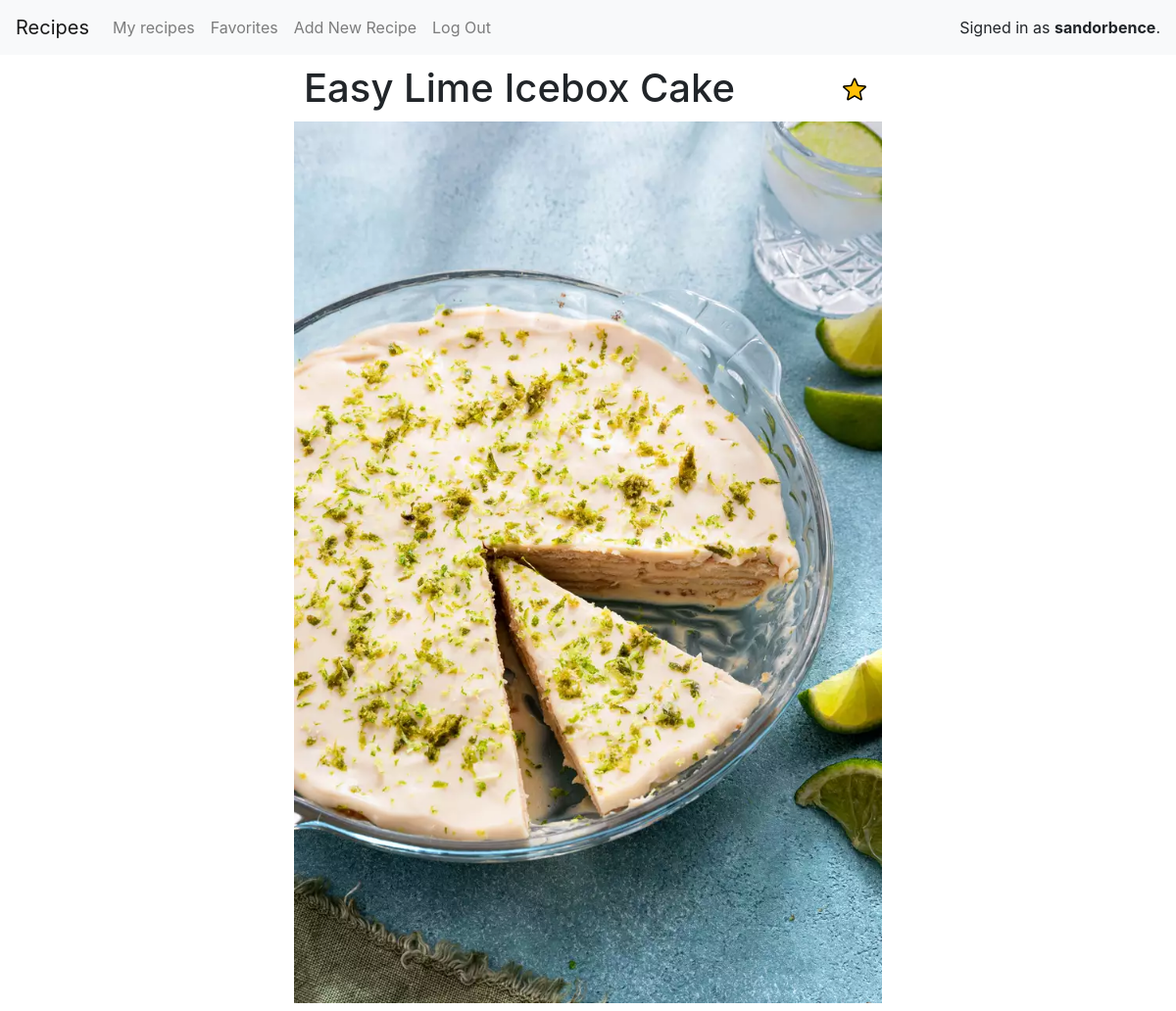
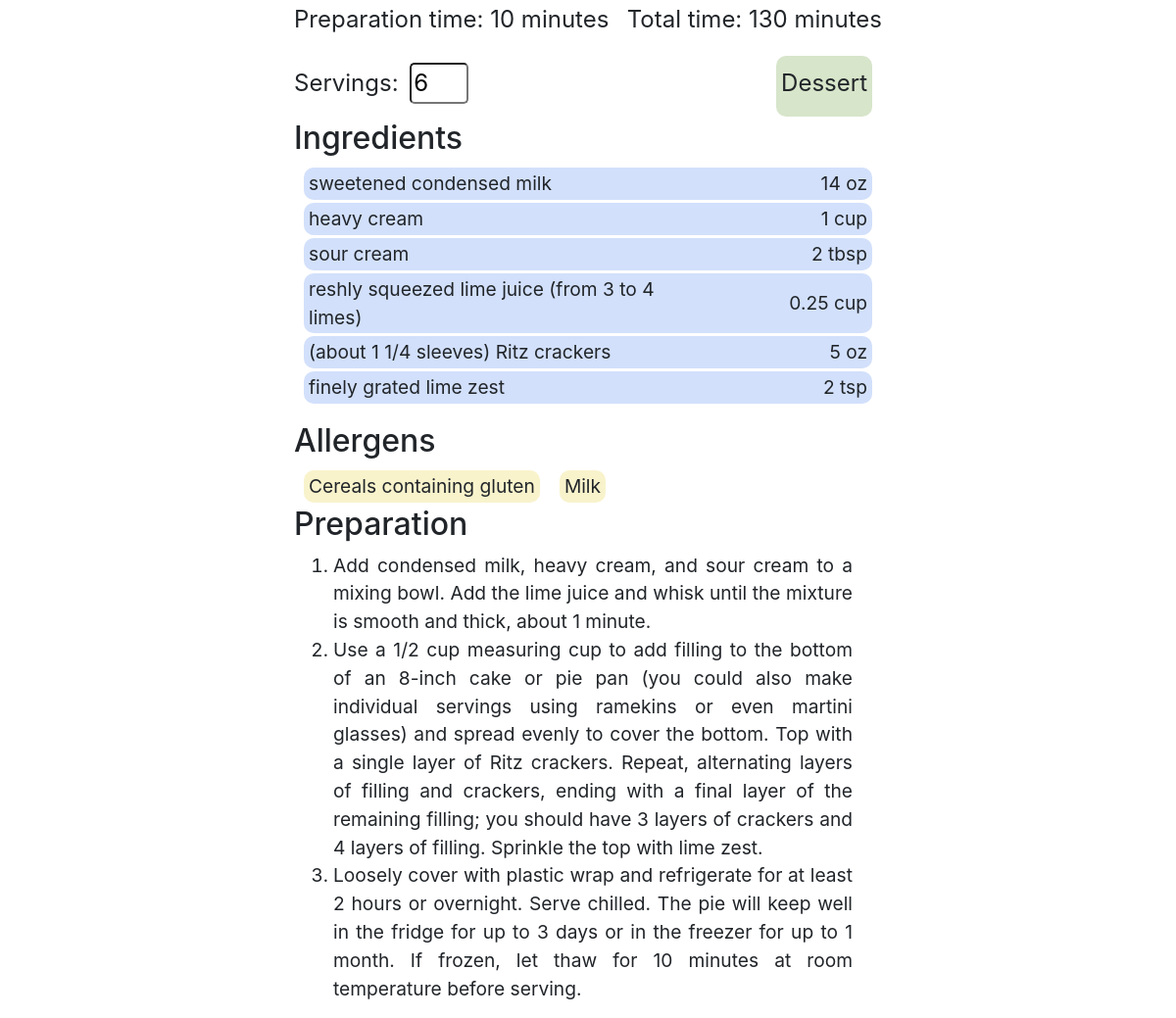
The page /recipe/38 (signed in) on the database its author committed (2 pictures, top to bottom).
### recipes/models.py (models this page shows, shortened)
class User(AbstractUser):
    pass

class Recipe(models.Model):
    uploader = models.ForeignKey(
        User, on_delete=models.CASCADE, related_name="recipes")
    title = models.CharField(
        max_length=100, validators=[MaxLengthValidator(100)])
    image = models.ImageField(upload_to="recipe-images", blank=True, null=True)
    preparation = models.CharField(
        max_length=5000, validators=[MaxLengthValidator(5000)])
    upload_date = models.DateTimeField(auto_now_add=True)
    prep_time = models.IntegerField(blank=True, null=True)
    total_time = models.IntegerField(blank=True, null=True)
    servings = models.IntegerField(blank=True, null=True)
    favorites = models.ManyToManyField(
        User, related_name="favorite_recipes", blank=True)
    category = models.CharField(
        max_length=30, choices=CATEGORIES, default="snacks")
    allergens = models.ManyToManyField(
        Allergen, related_name="recipes", blank=True)

class Ingredient(models.Model):
    recipe = models.ForeignKey(
        Recipe, on_delete=models.CASCADE, related_name="ingredients")
    name = models.CharField(max_length=100, validators=[
                            MaxLengthValidator(100)])
    quantity = models.CharField(max_length=20)

class Allergen(models.Model):
    name = models.CharField(
        max_length=30, choices=ALLERGENS, blank=True, null=True, default=None, unique=True)

### recipes/views.py (the view)
# urls.py: path("recipe/<int:recipe_id>", views.recipe_site, name="recipe_site"),
def recipe_site(request, recipe_id):
    try:
        recipe = Recipe.objects.get(pk=recipe_id)
    except Recipe.DoesNotExist:
        return render(request, "recipes/404.html", {
            "id": recipe_id
        })
    favorites = request.user.favorite_recipes.all(
    ) if request.user.is_authenticated else None
    steps = recipe.preparation.split("-step-")[1:]
    return render(request, "recipes/recipe.html", {
        "recipe": recipe,
        "favorites": favorites,
        "steps": steps,
        "referrer_url": request.META.get("HTTP_REFERER")
    })

### recipes/templates/recipes/recipe.html (shortened to what this page needs)
{% extends "recipes/layout.html" %}
{% load static %}
{% block body %}
<div id="recipe-main-container" class="flex column mid-align">
    <div class="flex column mid-align">
        <div id="recipe-top-container" class="flex column mid-justify">
            <div>
                <h1>{{ recipe.title }}</h1>
                {% if recipe.uploader == request.user %}
                <div>
                    <div id="options" class="flex mid-align">
                        <img src="{% static 'images/options.png' %}" class="options" alt="Options">
                        <select>
                            <option value="" selected hidden></option>
                            <option value="edit">Edit</option>
                            <option value="delete">Delete</option>
                        </select>
                        <form id="edit" method="post" action="{% url 'edit' recipe.id %}">
                            {% csrf_token %}
                            <input type="hidden" name="method" value="edit">
                        </form>
                        <form id="delete" method="post" action="{% url 'edit' recipe.id %}">
                            {% csrf_token %}
                            <input type="hidden" name="method" value="delete">
                            <input type="hidden" name="redirect" value="{{ referrer_url }}">
                        </form>
                    </div>
                </div>
                {% elif request.user.is_authenticated %}
                <div>
                    <button id="{{ recipe.id }}" class="star">
                        {% if recipe in favorites %}
                        <img src="{% static 'images/star-filled.png' %}" alt="remove">
                        {% else %}
                        <img src="{% static 'images/star-empty.png' %}" alt="add">
                        {% endif %}
                    </button>
                </div>
                {% endif %}
            </div>
            {% if recipe.image %}
            <img src="{{ recipe.image.url }}" alt="{{ recipe.image.name }}">
            {% else %}
            <img src="{% static 'images/meal_big.png' %}" alt="Recipe image placeholder">
            {% endif %}
            <div class="recipe-mobile">
                {% if recipe.prep_time %}
                <p>Preparation time: {{ recipe.prep_time }} minutes</p>
                {% endif %}
                <p>Total time: {{ recipe.total_time }} minutes</p>
            </div>
            <div class="recipe-mobile">
                <p>Servings: <input id="servings" type="number" min="1" max="999" autocomplete="off" value="{{ recipe.servings }}"></p>
                <p class="recipe-list-item">{{ recipe.get_category_display }}</p>
            </div>
            <h2>Ingredients</h2>
            <ul id="recipe-ingredients">
                {% for ingredient in recipe.ingredients.all %}
                <li class="recipe-list-item">
                    <div class="recipe-ingredient-name">{{ ingredient.name }}</div>
                    <div class="recipe-quantity flex column mid-justify">
                        <div>{{ ingredient.quantity }}</div>
                    </div>
                </li>
                {% endfor %}
            </ul>
        </div>
        <div class="left-align">
            <h2>Allergens</h2>
            {% if recipe.allergens.all|length > 0 %}
            <div class="flex wrap">
                {% for allergen in recipe.allergens.all %}
                <div class="allergen-row recipe-list-item">{{ allergen.get_name_display }}</div>
                {% endfor %}
            </div>
            {% else %}
            No allergens listed for this recipe.
            {% endif %}
        </div>
        <div id="preparation-container" class="left-align">
            <h2>Preparation</h2>
            {% if steps|length == 1 %}
            <ul>
                <li>{{steps.0}}</li>
            </ul>
            {% else %}
            <ol>
                {% for step in steps %}
                <li>{{ step }}</li>
                {% endfor %}
            </ol>
            {% endif %}
        </div>
    </div>
</div>
{% endblock %}

### recipes/templates/recipes/layout.html (shortened to what this page needs)
{% load static %}
<!DOCTYPE html>
<html lang="en">
<head>
    <link rel="stylesheet" href="https://stackpath.bootstrapcdn.com/bootstrap/4.4.1/css/bootstrap.min.css"
>
    <link href="{% static 'recipes/styles.css' %}" rel="stylesheet">
</head>
<body>
    <nav class="navbar navbar-expand-lg navbar-light bg-light">
        <a class="navbar-brand" href="{% url 'index' %}">Recipes</a>
        <ul class="navbar-nav mr-auto">
            {% if user.is_authenticated %}
            <li class="nav-item">
                <a class="nav-link" href="{% url 'my_recipes' %}">My recipes</a>
            </li>
            <li class="nav-item">
                <a class="nav-link" href="{% url 'favorites' %}">Favorites</a>
            </li>
            <li class="nav-item">
                <a class="nav-link" href="{% url 'new' %}">Add New Recipe</a>
            </li>
            <li class="nav-item">
                <a class="nav-link" href="{% url 'logout' %}">Log Out</a>
            </li>
            {% endif %}
        </ul>
        <div>
            {% if user.is_authenticated %}
            Signed in as <strong>{{ user.username }}</strong>.
            {% else %}
            Not signed in.
            {% endif %}
        </div>
    </nav>
    <div class="body">
        {% block body %}
        {% endblock %}
    </div>
</body>
</html>

### recipes/static/recipes/styles.css (style rules this page uses)
h1 { margin: 10px; }
input { border-radius: 5px; margin: 0 5px; }
input[type=number] { width: 60px; }
ul li { list-style: none; }
.allergen-row { background-color: #F9F3CC !important; }
.column { flex-direction: column; }
.flex { display: flex; }
.left-align { align-items: flex-start; display: flex; flex-direction: column; padding: 0; width: 100%; }
.mid-align { align-items: center; }
.mid-justify { justify-content: center; }
.recipe-ingredient-name { flex: 1; }
.recipe-list-item { background-color: #D7E5CA; border-radius: 10px; margin: 3px 10px; padding: 2px 5px; }
.recipe-quantity { width: 30%; }
.recipe-quantity>div { align-items: center; display: flex; justify-content: flex-end; }
.wrap { flex-wrap: wrap; }
.wrap div { font-size: 1.2rem; }
#preparation-container li { text-align: justify; }
#preparation-container ol { padding-right: 30px; }
#recipe-ingredients { padding: 0; }
#recipe-ingredients li { background-color: #D2E0FB; display: flex; justify-content: space-between; }
#recipe-main-container { width: 100%; }
#recipe-main-container li { font-size: 1.2rem; }
#recipe-top-container { width: 100%; }
#recipe-top-container button { background-color: transparent; border: none; }
#recipe-top-container>div { display: flex; justify-content: space-between; }
#recipe-top-container>div>div { align-items: center; display: flex; position: relative; }
#recipe-top-container .star { margin-right: 10px; }
@media (min-width: 601px) { #recipe-main-container>div { min-width: 600px; width: 40%; } }
@media (min-width: 601px) { #recipe-top-container p { font-size: 1.5rem; padding-top: 10px; } }

### rows shown on the page
User: username "sandorbence"
Recipe: title "Easy Lime Icebox Cake", image (picture), prep_time "10", total_time "130", servings "6", category "Dessert"
Ingredient: name "sweetened condensed milk", quantity "14 oz"
Ingredient: name "heavy cream", quantity "1 cup"
Ingredient: name "sour cream", quantity "2 tbsp"
Ingredient: name "reshly squeezed lime juice (from 3 to 4 limes)", quantity "0.25 cup"
Ingredient: name "(about 1 1/4 sleeves) Ritz crackers", quantity "5 oz"
Ingredient: name "finely grated lime zest", quantity "2 tsp"
Allergen: name "Cereals containing gluten"
Allergen: name "Milk"

### other values the page prints
{{ step }} "Add condensed milk, heavy cream, and sour cream to a mixing bowl. Add the lime juice and whisk until the mixture is smooth and thick, about 1 minute."
